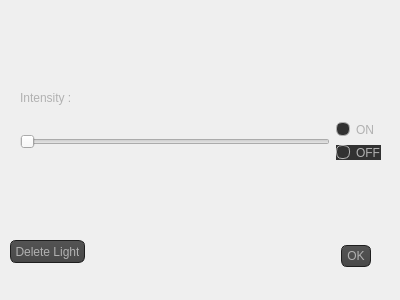
<?xml version="1.0" encoding="UTF-8"?>
<ui version="4.0">
 <class>Modifylight</class>
 <widget class="QDialog" name="Modifylight">
  <property name="geometry">
   <rect>
    <x>0</x>
    <y>0</y>
    <width>400</width>
    <height>300</height>
   </rect>
  </property>
  <property name="windowTitle">
   <string>Dialog</string>
  </property>
  <property name="styleSheet">
   <string notr="true">QToolTip
{
     border: 1px solid black;
     background-color: #ffa02f;
     padding: 1px;
     border-radius: 3px;
     opacity: 100;
}

QWidget
{
    color: #b1b1b1;
   

}

QWidget:item:hover
{
    background-color: QLinearGradient( x1: 0, y1: 0, x2: 0, y2: 1, stop: 0 #ffa02f, stop: 1 #ca0619);
    color: #000000;
}

QWidget:item:selected
{
    background-color: QLinearGradient( x1: 0, y1: 0, x2: 0, y2: 1, stop: 0 #ffa02f, stop: 1 #d7801a);
}

QMenuBar::item
{
    background: transparent;
}

QMenuBar::item:selected
{
    background: transparent;
    border: 1px solid #ffaa00;
}

QMenuBar::item:pressed
{
    background: #444;
    border: 1px solid #000;
    background-color: QLinearGradient(
        x1:0, y1:0,
        x2:0, y2:1,
        stop:1 #212121,
        stop:0.4 #343434/*,
        stop:0.2 #343434,
        stop:0.1 #ffaa00*/
    );
    margin-bottom:-1px;
    padding-bottom:1px;
}

QMenu
{
    border: 1px solid #000;
}

QMenu::item
{
    padding: 2px 20px 2px 20px;
}

QMenu::item:selected
{
    color: #000000;
}

QWidget:disabled
{
    color: #404040;
    background-color: #323232;
}

QAbstractItemView
{
    background-color: QLinearGradient( x1: 0, y1: 0, x2: 0, y2: 1, stop: 0 #4d4d4d, stop: 0.1 #646464, stop: 1 #5d5d5d);
}

QWidget:focus
{
    /*border: 2px solid QLinearGradient( x1: 0, y1: 0, x2: 0, y2: 1, stop: 0 #ffa02f, stop: 1 #d7801a);*/
}

QLineEdit
{
    background-color: QLinearGradient( x1: 0, y1: 0, x2: 0, y2: 1, stop: 0 #4d4d4d, stop: 0 #646464, stop: 1 #5d5d5d);
    padding: 1px;
    border-style: solid;
    border: 1px solid #1e1e1e;
    border-radius: 5;
}

QPushButton
{
    color: #b1b1b1;
    background-color: QLinearGradient( x1: 0, y1: 0, x2: 0, y2: 1, stop: 0 #565656, stop: 0.1 #525252, stop: 0.5 #4e4e4e, stop: 0.9 #4a4a4a, stop: 1 #464646);
    border-width: 1px;
    border-color: #1e1e1e;
    border-style: solid;
    border-radius: 6;
    padding: 3px;
    font-size: 12px;
    padding-left: 5px;
    padding-right: 5px;
}

QPushButton:pressed
{
    background-color: QLinearGradient( x1: 0, y1: 0, x2: 0, y2: 1, stop: 0 #2d2d2d, stop: 0.1 #2b2b2b, stop: 0.5 #292929, stop: 0.9 #282828, stop: 1 #252525);
}

QComboBox
{
    selection-background-color: #ffaa00;
    background-color: QLinearGradient( x1: 0, y1: 0, x2: 0, y2: 1, stop: 0 #565656, stop: 0.1 #525252, stop: 0.5 #4e4e4e, stop: 0.9 #4a4a4a, stop: 1 #464646);
    border-style: solid;
    border: 1px solid #1e1e1e;
    border-radius: 5;
}

QComboBox:hover,QPushButton:hover
{
    border: 2px solid QLinearGradient( x1: 0, y1: 0, x2: 0, y2: 1, stop: 0 #ffa02f, stop: 1 #d7801a);
}


QComboBox:on
{
    padding-top: 3px;
    padding-left: 4px;
    background-color: QLinearGradient( x1: 0, y1: 0, x2: 0, y2: 1, stop: 0 #2d2d2d, stop: 0.1 #2b2b2b, stop: 0.5 #292929, stop: 0.9 #282828, stop: 1 #252525);
    selection-background-color: #ffaa00;
}

QComboBox QAbstractItemView
{
    border: 2px solid darkgray;
    selection-background-color: QLinearGradient( x1: 0, y1: 0, x2: 0, y2: 1, stop: 0 #ffa02f, stop: 1 #d7801a);
}

QComboBox::drop-down
{
     subcontrol-origin: padding;
     subcontrol-position: top right;
     width: 15px;

     border-left-width: 0px;
     border-left-color: darkgray;
     border-left-style: solid; /* just a single line */
     border-top-right-radius: 3px; /* same radius as the QComboBox */
     border-bottom-right-radius: 3px;
 }

QComboBox::down-arrow
{
     image: url(:/down_arrow.png);
}

QGroupBox:focus
{
border: 2px solid QLinearGradient( x1: 0, y1: 0, x2: 0, y2: 1, stop: 0 #ffa02f, stop: 1 #d7801a);
}

QTextEdit:focus
{
    border: 2px solid QLinearGradient( x1: 0, y1: 0, x2: 0, y2: 1, stop: 0 #ffa02f, stop: 1 #d7801a);
}

QScrollBar:horizontal {
     border: 1px solid #222222;
     background: QLinearGradient( x1: 0, y1: 0, x2: 0, y2: 1, stop: 0.0 #121212, stop: 0.2 #282828, stop: 1 #484848);
     height: 7px;
     margin: 0px 16px 0 16px;
}

QScrollBar::handle:horizontal
{
      background: QLinearGradient( x1: 0, y1: 0, x2: 1, y2: 0, stop: 0 #ffa02f, stop: 0.5 #d7801a, stop: 1 #ffa02f);
      min-height: 20px;
      border-radius: 2px;
}

QScrollBar::add-line:horizontal {
      border: 1px solid #1b1b19;
      border-radius: 2px;
      background: QLinearGradient( x1: 0, y1: 0, x2: 1, y2: 0, stop: 0 #ffa02f, stop: 1 #d7801a);
      width: 14px;
      subcontrol-position: right;
      subcontrol-origin: margin;
}

QScrollBar::sub-line:horizontal {
      border: 1px solid #1b1b19;
      border-radius: 2px;
      background: QLinearGradient( x1: 0, y1: 0, x2: 1, y2: 0, stop: 0 #ffa02f, stop: 1 #d7801a);
      width: 14px;
     subcontrol-position: left;
     subcontrol-origin: margin;
}

QScrollBar::right-arrow:horizontal, QScrollBar::left-arrow:horizontal
{
      border: 1px solid black;
      width: 1px;
      height: 1px;
      background: white;
}

QScrollBar::add-page:horizontal, QScrollBar::sub-page:horizontal
{
      background: none;
}

QScrollBar:vertical
{
      background: QLinearGradient( x1: 0, y1: 0, x2: 1, y2: 0, stop: 0.0 #121212, stop: 0.2 #282828, stop: 1 #484848);
      width: 7px;
      margin: 16px 0 16px 0;
      border: 1px solid #222222;
}

QScrollBar::handle:vertical
{
      background: QLinearGradient( x1: 0, y1: 0, x2: 0, y2: 1, stop: 0 #ffa02f, stop: 0.5 #d7801a, stop: 1 #ffa02f);
      min-height: 20px;
      border-radius: 2px;
}

QScrollBar::add-line:vertical
{
      border: 1px solid #1b1b19;
      border-radius: 2px;
      background: QLinearGradient( x1: 0, y1: 0, x2: 0, y2: 1, stop: 0 #ffa02f, stop: 1 #d7801a);
      height: 14px;
      subcontrol-position: bottom;
      subcontrol-origin: margin;
}

QScrollBar::sub-line:vertical
{
      border: 1px solid #1b1b19;
      border-radius: 2px;
      background: QLinearGradient( x1: 0, y1: 0, x2: 0, y2: 1, stop: 0 #d7801a, stop: 1 #ffa02f);
      height: 14px;
      subcontrol-position: top;
      subcontrol-origin: margin;
}

QScrollBar::up-arrow:vertical, QScrollBar::down-arrow:vertical
{
      border: 1px solid black;
      width: 1px;
      height: 1px;
      background: white;
}


QScrollBar::add-page:vertical, QScrollBar::sub-page:vertical
{
      background: none;
}

QTextEdit
{
    background-color: #242424;
}

QPlainTextEdit
{
    background-color: #242424;
}

QHeaderView::section
{
    background-color: QLinearGradient(x1:0, y1:0, x2:0, y2:1, stop:0 #616161, stop: 0.5 #505050, stop: 0.6 #434343, stop:1 #656565);
    color: white;
    padding-left: 4px;
    border: 1px solid #6c6c6c;
}

QCheckBox:disabled
{
color: #414141;
}

QDockWidget::title
{
    text-align: center;
    spacing: 3px; /* spacing between items in the tool bar */
    background-color: QLinearGradient(x1:0, y1:0, x2:0, y2:1, stop:0 #323232, stop: 0.5 #242424, stop:1 #323232);
}

QDockWidget::close-button, QDockWidget::float-button
{
    text-align: center;
    spacing: 1px; /* spacing between items in the tool bar */
    background-color: QLinearGradient(x1:0, y1:0, x2:0, y2:1, stop:0 #323232, stop: 0.5 #242424, stop:1 #323232);
}

QDockWidget::close-button:hover, QDockWidget::float-button:hover
{
    background: #242424;
}

QDockWidget::close-button:pressed, QDockWidget::float-button:pressed
{
    padding: 1px -1px -1px 1px;
}

QMainWindow::separator
{
    background-color: QLinearGradient(x1:0, y1:0, x2:0, y2:1, stop:0 #161616, stop: 0.5 #151515, stop: 0.6 #212121, stop:1 #343434);
    color: white;
    padding-left: 4px;
    border: 1px solid #4c4c4c;
    spacing: 3px; /* spacing between items in the tool bar */
}

QMainWindow::separator:hover
{

    background-color: QLinearGradient(x1:0, y1:0, x2:0, y2:1, stop:0 #d7801a, stop:0.5 #b56c17 stop:1 #ffa02f);
    color: white;
    padding-left: 4px;
    border: 1px solid #6c6c6c;
    spacing: 3px; /* spacing between items in the tool bar */
}

QToolBar::handle
{
     spacing: 3px; /* spacing between items in the tool bar */
     background: url(:/images/handle.png);
}

QMenu::separator
{
    height: 2px;
    background-color: QLinearGradient(x1:0, y1:0, x2:0, y2:1, stop:0 #161616, stop: 0.5 #151515, stop: 0.6 #212121, stop:1 #343434);
    color: white;
    padding-left: 4px;
    margin-left: 10px;
    margin-right: 5px;
}

QProgressBar
{
    border: 2px solid grey;
    border-radius: 5px;
    text-align: center;
}

QProgressBar::chunk
{
    background-color: #d7801a;
    width: 2.15px;
    margin: 0.5px;
}

QTabBar::tab {
    color: #b1b1b1;
    border: 1px solid #444;
    border-bottom-style: none;
    background-color: #323232;
    padding-left: 10px;
    padding-right: 10px;
    padding-top: 3px;
    padding-bottom: 2px;
    margin-right: -1px;
}

QTabWidget::pane {
    border: 1px solid #444;
    top: 1px;
}

QTabBar::tab:last
{
    margin-right: 0; /* the last selected tab has nothing to overlap with on the right */
    border-top-right-radius: 3px;
}

QTabBar::tab:first:!selected
{
 margin-left: 0px; /* the last selected tab has nothing to overlap with on the right */


    border-top-left-radius: 3px;
}

QTabBar::tab:!selected
{
    color: #b1b1b1;
    border-bottom-style: solid;
    margin-top: 3px;
    background-color: QLinearGradient(x1:0, y1:0, x2:0, y2:1, stop:1 #212121, stop:.4 #343434);
}

QTabBar::tab:selected
{
    border-top-left-radius: 3px;
    border-top-right-radius: 3px;
    margin-bottom: 0px;
}

QTabBar::tab:!selected:hover
{
    /*border-top: 2px solid #ffaa00;
    padding-bottom: 3px;*/
    border-top-left-radius: 3px;
    border-top-right-radius: 3px;
    background-color: QLinearGradient(x1:0, y1:0, x2:0, y2:1, stop:1 #212121, stop:0.4 #343434, stop:0.2 #343434, stop:0.1 #ffaa00);
}

QRadioButton::indicator:checked, QRadioButton::indicator:unchecked{
    color: #b1b1b1;
    background-color: #323232;
    border: 1px solid #b1b1b1;
    border-radius: 6px;
}

QRadioButton::indicator:checked
{
    background-color: qradialgradient(
        cx: 0.5, cy: 0.5,
        fx: 0.5, fy: 0.5,
        radius: 1.0,
        stop: 0.25 #ffaa00,
        stop: 0.3 #323232
    );
}

QCheckBox::indicator{
    color: #b1b1b1;
    background-color: #323232;
    border: 1px solid #b1b1b1;
    width: 9px;
    height: 9px;
}

QRadioButton::indicator
{
    border-radius: 6px;
}

QRadioButton::indicator:hover, QCheckBox::indicator:hover
{
    border: 1px solid #ffaa00;
}

QCheckBox::indicator:checked
{
    image:url(:/images/checkbox.png);
}

QCheckBox::indicator:disabled, QRadioButton::indicator:disabled
{
    border: 1px solid #444;
}</string>
  </property>
  <widget class="QDialogButtonBox" name="buttonBox">
   <property name="geometry">
    <rect>
     <x>30</x>
     <y>240</y>
     <width>341</width>
     <height>32</height>
    </rect>
   </property>
   <property name="orientation">
    <enum>Qt::Horizontal</enum>
   </property>
   <property name="standardButtons">
    <set>QDialogButtonBox::Ok</set>
   </property>
  </widget>
  <widget class="QPushButton" name="pushButton">
   <property name="geometry">
    <rect>
     <x>10</x>
     <y>240</y>
     <width>75</width>
     <height>23</height>
    </rect>
   </property>
   <property name="text">
    <string>Delete Light</string>
   </property>
  </widget>
  <widget class="QLabel" name="label">
   <property name="geometry">
    <rect>
     <x>20</x>
     <y>90</y>
     <width>61</width>
     <height>16</height>
    </rect>
   </property>
   <property name="text">
    <string>Intensity :</string>
   </property>
  </widget>
  <widget class="QWidget" name="">
   <property name="geometry">
    <rect>
     <x>20</x>
     <y>120</y>
     <width>361</width>
     <height>44</height>
    </rect>
   </property>
   <layout class="QHBoxLayout" name="horizontalLayout">
    <item>
     <widget class="QSlider" name="horizontalSlider">
      <property name="orientation">
       <enum>Qt::Horizontal</enum>
      </property>
     </widget>
    </item>
    <item>
     <layout class="QVBoxLayout" name="verticalLayout">
      <item>
       <widget class="QRadioButton" name="radioButton">
        <property name="text">
         <string>ON</string>
        </property>
       </widget>
      </item>
      <item>
       <widget class="QRadioButton" name="radioButton_2">
        <property name="styleSheet">
         <string notr="true">QToolTip
{
     border: 1px solid black;
     background-color: #ffa02f;
     padding: 1px;
     border-radius: 3px;
     opacity: 100;
}

QWidget
{
    color: #b1b1b1;
    background-color: #323232;
}

QWidget:item:hover
{
    background-color: QLinearGradient( x1: 0, y1: 0, x2: 0, y2: 1, stop: 0 #ffa02f, stop: 1 #ca0619);
    color: #000000;
}

QWidget:item:selected
{
    background-color: QLinearGradient( x1: 0, y1: 0, x2: 0, y2: 1, stop: 0 #ffa02f, stop: 1 #d7801a);
}

QMenuBar::item
{
    background: transparent;
}

QMenuBar::item:selected
{
    background: transparent;
    border: 1px solid #ffaa00;
}

QMenuBar::item:pressed
{
    background: #444;
    border: 1px solid #000;
    background-color: QLinearGradient(
        x1:0, y1:0,
        x2:0, y2:1,
        stop:1 #212121,
        stop:0.4 #343434/*,
        stop:0.2 #343434,
        stop:0.1 #ffaa00*/
    );
    margin-bottom:-1px;
    padding-bottom:1px;
}

QMenu
{
    border: 1px solid #000;
}

QMenu::item
{
    padding: 2px 20px 2px 20px;
}

QMenu::item:selected
{
    color: #000000;
}

QWidget:disabled
{
    color: #404040;
    background-color: #323232;
}

QAbstractItemView
{
    background-color: QLinearGradient( x1: 0, y1: 0, x2: 0, y2: 1, stop: 0 #4d4d4d, stop: 0.1 #646464, stop: 1 #5d5d5d);
}

QWidget:focus
{
    /*border: 2px solid QLinearGradient( x1: 0, y1: 0, x2: 0, y2: 1, stop: 0 #ffa02f, stop: 1 #d7801a);*/
}

QLineEdit
{
    background-color: QLinearGradient( x1: 0, y1: 0, x2: 0, y2: 1, stop: 0 #4d4d4d, stop: 0 #646464, stop: 1 #5d5d5d);
    padding: 1px;
    border-style: solid;
    border: 1px solid #1e1e1e;
    border-radius: 5;
}

QPushButton
{
    color: #b1b1b1;
    background-color: QLinearGradient( x1: 0, y1: 0, x2: 0, y2: 1, stop: 0 #565656, stop: 0.1 #525252, stop: 0.5 #4e4e4e, stop: 0.9 #4a4a4a, stop: 1 #464646);
    border-width: 1px;
    border-color: #1e1e1e;
    border-style: solid;
    border-radius: 6;
    padding: 3px;
    font-size: 12px;
    padding-left: 5px;
    padding-right: 5px;
}

QPushButton:pressed
{
    background-color: QLinearGradient( x1: 0, y1: 0, x2: 0, y2: 1, stop: 0 #2d2d2d, stop: 0.1 #2b2b2b, stop: 0.5 #292929, stop: 0.9 #282828, stop: 1 #252525);
}

QComboBox
{
    selection-background-color: #ffaa00;
    background-color: QLinearGradient( x1: 0, y1: 0, x2: 0, y2: 1, stop: 0 #565656, stop: 0.1 #525252, stop: 0.5 #4e4e4e, stop: 0.9 #4a4a4a, stop: 1 #464646);
    border-style: solid;
    border: 1px solid #1e1e1e;
    border-radius: 5;
}

QComboBox:hover,QPushButton:hover
{
    border: 2px solid QLinearGradient( x1: 0, y1: 0, x2: 0, y2: 1, stop: 0 #ffa02f, stop: 1 #d7801a);
}


QComboBox:on
{
    padding-top: 3px;
    padding-left: 4px;
    background-color: QLinearGradient( x1: 0, y1: 0, x2: 0, y2: 1, stop: 0 #2d2d2d, stop: 0.1 #2b2b2b, stop: 0.5 #292929, stop: 0.9 #282828, stop: 1 #252525);
    selection-background-color: #ffaa00;
}

QComboBox QAbstractItemView
{
    border: 2px solid darkgray;
    selection-background-color: QLinearGradient( x1: 0, y1: 0, x2: 0, y2: 1, stop: 0 #ffa02f, stop: 1 #d7801a);
}

QComboBox::drop-down
{
     subcontrol-origin: padding;
     subcontrol-position: top right;
     width: 15px;

     border-left-width: 0px;
     border-left-color: darkgray;
     border-left-style: solid; /* just a single line */
     border-top-right-radius: 3px; /* same radius as the QComboBox */
     border-bottom-right-radius: 3px;
 }

QComboBox::down-arrow
{
     image: url(:/down_arrow.png);
}

QGroupBox:focus
{
border: 2px solid QLinearGradient( x1: 0, y1: 0, x2: 0, y2: 1, stop: 0 #ffa02f, stop: 1 #d7801a);
}

QTextEdit:focus
{
    border: 2px solid QLinearGradient( x1: 0, y1: 0, x2: 0, y2: 1, stop: 0 #ffa02f, stop: 1 #d7801a);
}

QScrollBar:horizontal {
     border: 1px solid #222222;
     background: QLinearGradient( x1: 0, y1: 0, x2: 0, y2: 1, stop: 0.0 #121212, stop: 0.2 #282828, stop: 1 #484848);
     height: 7px;
     margin: 0px 16px 0 16px;
}

QScrollBar::handle:horizontal
{
      background: QLinearGradient( x1: 0, y1: 0, x2: 1, y2: 0, stop: 0 #ffa02f, stop: 0.5 #d7801a, stop: 1 #ffa02f);
      min-height: 20px;
      border-radius: 2px;
}

QScrollBar::add-line:horizontal {
      border: 1px solid #1b1b19;
      border-radius: 2px;
      background: QLinearGradient( x1: 0, y1: 0, x2: 1, y2: 0, stop: 0 #ffa02f, stop: 1 #d7801a);
      width: 14px;
      subcontrol-position: right;
      subcontrol-origin: margin;
}

QScrollBar::sub-line:horizontal {
      border: 1px solid #1b1b19;
      border-radius: 2px;
      background: QLinearGradient( x1: 0, y1: 0, x2: 1, y2: 0, stop: 0 #ffa02f, stop: 1 #d7801a);
      width: 14px;
     subcontrol-position: left;
     subcontrol-origin: margin;
}

QScrollBar::right-arrow:horizontal, QScrollBar::left-arrow:horizontal
{
      border: 1px solid black;
      width: 1px;
      height: 1px;
      background: white;
}

QScrollBar::add-page:horizontal, QScrollBar::sub-page:horizontal
{
      background: none;
}

QScrollBar:vertical
{
      background: QLinearGradient( x1: 0, y1: 0, x2: 1, y2: 0, stop: 0.0 #121212, stop: 0.2 #282828, stop: 1 #484848);
      width: 7px;
      margin: 16px 0 16px 0;
      border: 1px solid #222222;
}

QScrollBar::handle:vertical
{
      background: QLinearGradient( x1: 0, y1: 0, x2: 0, y2: 1, stop: 0 #ffa02f, stop: 0.5 #d7801a, stop: 1 #ffa02f);
      min-height: 20px;
      border-radius: 2px;
}

QScrollBar::add-line:vertical
{
      border: 1px solid #1b1b19;
      border-radius: 2px;
      background: QLinearGradient( x1: 0, y1: 0, x2: 0, y2: 1, stop: 0 #ffa02f, stop: 1 #d7801a);
      height: 14px;
      subcontrol-position: bottom;
      subcontrol-origin: margin;
}

QScrollBar::sub-line:vertical
{
      border: 1px solid #1b1b19;
      border-radius: 2px;
      background: QLinearGradient( x1: 0, y1: 0, x2: 0, y2: 1, stop: 0 #d7801a, stop: 1 #ffa02f);
      height: 14px;
      subcontrol-position: top;
      subcontrol-origin: margin;
}

QScrollBar::up-arrow:vertical, QScrollBar::down-arrow:vertical
{
      border: 1px solid black;
      width: 1px;
      height: 1px;
      background: white;
}


QScrollBar::add-page:vertical, QScrollBar::sub-page:vertical
{
      background: none;
}

QTextEdit
{
    background-color: #242424;
}

QPlainTextEdit
{
    background-color: #242424;
}

QHeaderView::section
{
    background-color: QLinearGradient(x1:0, y1:0, x2:0, y2:1, stop:0 #616161, stop: 0.5 #505050, stop: 0.6 #434343, stop:1 #656565);
    color: white;
    padding-left: 4px;
    border: 1px solid #6c6c6c;
}

QCheckBox:disabled
{
color: #414141;
}

QDockWidget::title
{
    text-align: center;
    spacing: 3px; /* spacing between items in the tool bar */
    background-color: QLinearGradient(x1:0, y1:0, x2:0, y2:1, stop:0 #323232, stop: 0.5 #242424, stop:1 #323232);
}

QDockWidget::close-button, QDockWidget::float-button
{
    text-align: center;
    spacing: 1px; /* spacing between items in the tool bar */
    background-color: QLinearGradient(x1:0, y1:0, x2:0, y2:1, stop:0 #323232, stop: 0.5 #242424, stop:1 #323232);
}

QDockWidget::close-button:hover, QDockWidget::float-button:hover
{
    background: #242424;
}

QDockWidget::close-button:pressed, QDockWidget::float-button:pressed
{
    padding: 1px -1px -1px 1px;
}

QMainWindow::separator
{
    background-color: QLinearGradient(x1:0, y1:0, x2:0, y2:1, stop:0 #161616, stop: 0.5 #151515, stop: 0.6 #212121, stop:1 #343434);
    color: white;
    padding-left: 4px;
    border: 1px solid #4c4c4c;
    spacing: 3px; /* spacing between items in the tool bar */
}

QMainWindow::separator:hover
{

    background-color: QLinearGradient(x1:0, y1:0, x2:0, y2:1, stop:0 #d7801a, stop:0.5 #b56c17 stop:1 #ffa02f);
    color: white;
    padding-left: 4px;
    border: 1px solid #6c6c6c;
    spacing: 3px; /* spacing between items in the tool bar */
}

QToolBar::handle
{
     spacing: 3px; /* spacing between items in the tool bar */
     background: url(:/images/handle.png);
}

QMenu::separator
{
    height: 2px;
    background-color: QLinearGradient(x1:0, y1:0, x2:0, y2:1, stop:0 #161616, stop: 0.5 #151515, stop: 0.6 #212121, stop:1 #343434);
    color: white;
    padding-left: 4px;
    margin-left: 10px;
    margin-right: 5px;
}

QProgressBar
{
    border: 2px solid grey;
    border-radius: 5px;
    text-align: center;
}

QProgressBar::chunk
{
    background-color: #d7801a;
    width: 2.15px;
    margin: 0.5px;
}

QTabBar::tab {
    color: #b1b1b1;
    border: 1px solid #444;
    border-bottom-style: none;
    background-color: #323232;
    padding-left: 10px;
    padding-right: 10px;
    padding-top: 3px;
    padding-bottom: 2px;
    margin-right: -1px;
}

QTabWidget::pane {
    border: 1px solid #444;
    top: 1px;
}

QTabBar::tab:last
{
    margin-right: 0; /* the last selected tab has nothing to overlap with on the right */
    border-top-right-radius: 3px;
}

QTabBar::tab:first:!selected
{
 margin-left: 0px; /* the last selected tab has nothing to overlap with on the right */


    border-top-left-radius: 3px;
}

QTabBar::tab:!selected
{
    color: #b1b1b1;
    border-bottom-style: solid;
    margin-top: 3px;
    background-color: QLinearGradient(x1:0, y1:0, x2:0, y2:1, stop:1 #212121, stop:.4 #343434);
}

QTabBar::tab:selected
{
    border-top-left-radius: 3px;
    border-top-right-radius: 3px;
    margin-bottom: 0px;
}

QTabBar::tab:!selected:hover
{
    /*border-top: 2px solid #ffaa00;
    padding-bottom: 3px;*/
    border-top-left-radius: 3px;
    border-top-right-radius: 3px;
    background-color: QLinearGradient(x1:0, y1:0, x2:0, y2:1, stop:1 #212121, stop:0.4 #343434, stop:0.2 #343434, stop:0.1 #ffaa00);
}

QRadioButton::indicator:checked, QRadioButton::indicator:unchecked{
    color: #b1b1b1;
    background-color: #323232;
    border: 1px solid #b1b1b1;
    border-radius: 6px;
}

QRadioButton::indicator:checked
{
    background-color: qradialgradient(
        cx: 0.5, cy: 0.5,
        fx: 0.5, fy: 0.5,
        radius: 1.0,
        stop: 0.25 #ffaa00,
        stop: 0.3 #323232
    );
}

QCheckBox::indicator{
    color: #b1b1b1;
    background-color: #323232;
    border: 1px solid #b1b1b1;
    width: 9px;
    height: 9px;
}

QRadioButton::indicator
{
    border-radius: 6px;
}

QRadioButton::indicator:hover, QCheckBox::indicator:hover
{
    border: 1px solid #ffaa00;
}

QCheckBox::indicator:checked
{
    image:url(:/images/checkbox.png);
}

QCheckBox::indicator:disabled, QRadioButton::indicator:disabled
{
    border: 1px solid #444;
}</string>
        </property>
        <property name="text">
         <string>OFF</string>
        </property>
       </widget>
      </item>
     </layout>
    </item>
   </layout>
  </widget>
 </widget>
 <resources/>
 <connections>
  <connection>
   <sender>buttonBox</sender>
   <signal>accepted()</signal>
   <receiver>Modifylight</receiver>
   <slot>accept()</slot>
   <hints>
    <hint type="sourcelabel">
     <x>248</x>
     <y>254</y>
    </hint>
    <hint type="destinationlabel">
     <x>157</x>
     <y>274</y>
    </hint>
   </hints>
  </connection>
  <connection>
   <sender>buttonBox</sender>
   <signal>rejected()</signal>
   <receiver>Modifylight</receiver>
   <slot>reject()</slot>
   <hints>
    <hint type="sourcelabel">
     <x>316</x>
     <y>260</y>
    </hint>
    <hint type="destinationlabel">
     <x>286</x>
     <y>274</y>
    </hint>
   </hints>
  </connection>
 </connections>
</ui>
